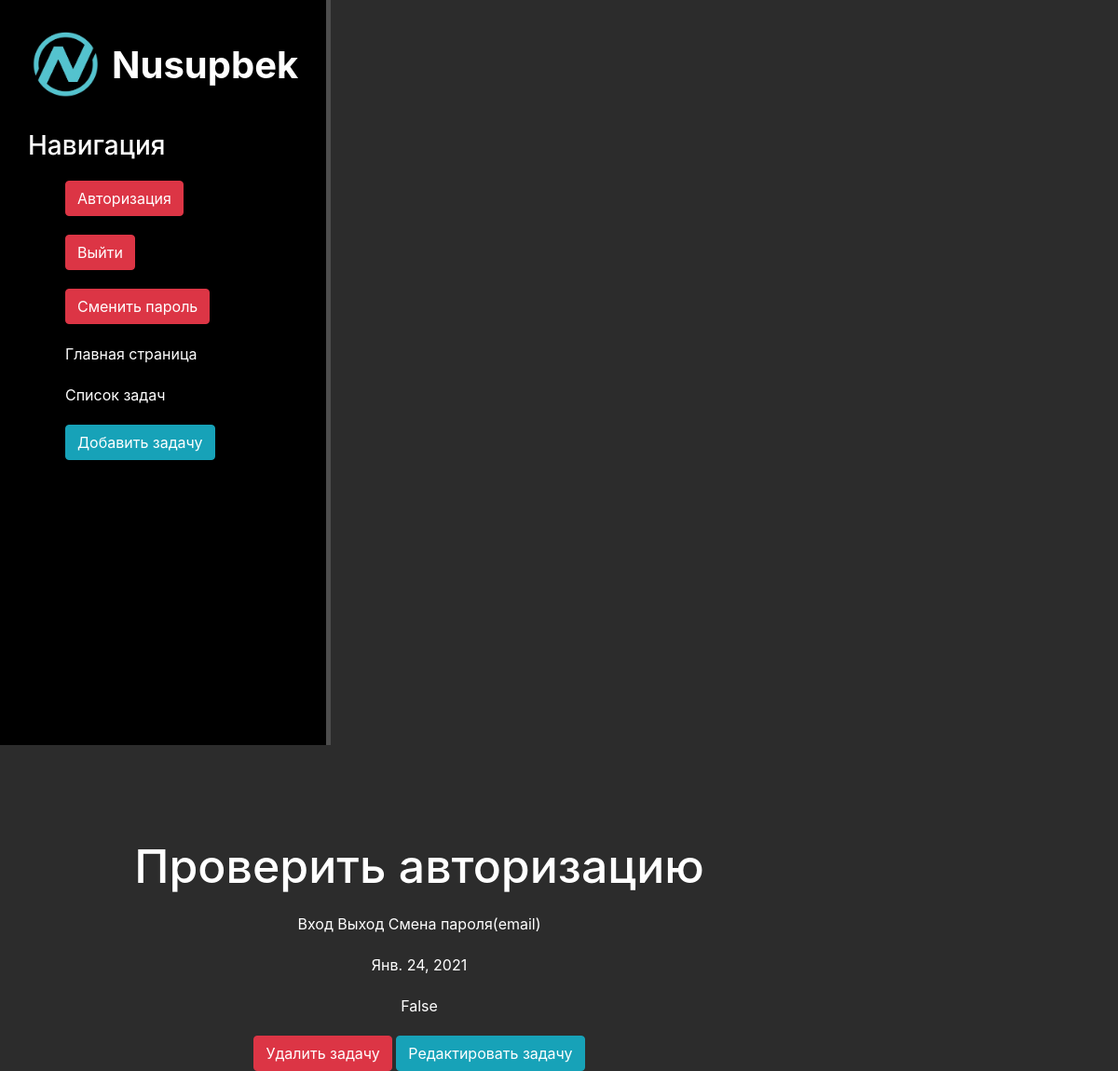
The app's page /work/2 with its own data.
### work/models.py (models this page shows, shortened)
class Artiсles(models.Model):
    title = models.CharField('Загаловаок задачи', max_length=100)
    description = models.TextField('Описание задачи')
    date = models.DateField('Дедлайн')
    performed = models.BooleanField('Выполнено', default = False)
    class Meta:
        verbose_name = 'Задача'
        verbose_name_plural = 'Задачи'

### work/views.py (the view)
# urls.py: path('<int:pk>', views.WorkDetailView.as_view(), name='work-detail'),
class WorkDetailView(DetailView):
    model = Artiсles
    template_name = 'work/details_view.html'
    context_object_name = 'article'

### work/templates/work/details_view.html (shortened to what this page needs)
{% extends 'tasks/layout.html' %}
{% block content %}
    <div class="features">
        <h1>{{ article.title }}</h1>
        <p>{{ article.description }}</p>
        <p>{{ article.date }}</p>
        <p>{{ article.performed }}</p>
        <a href="{% url 'work-delete' article.id %}" class="btn btn-danger">Удалить задачу</a>
        <a href="{% url 'work-update' article.id %}" class="btn btn-info">Редактировать задачу</a>
    </div>
{% endblock %}

### tasks/static/tasks/css/main.css (style rules this page uses)
body { background: #2c2c2c; }
main .features { float: left; color: #fff; margin-top: 100px; text-align: center; width: 75%; }
main .features h1 { font-size: 50px; }
main .features p { max-width: 400px; margin: 20px auto }

### records on screen
Artiсles: title "Проверить авторизацию", description "Вход Выход Смена пароля(email)", date "Янв. 24, 2021", performed "False"
